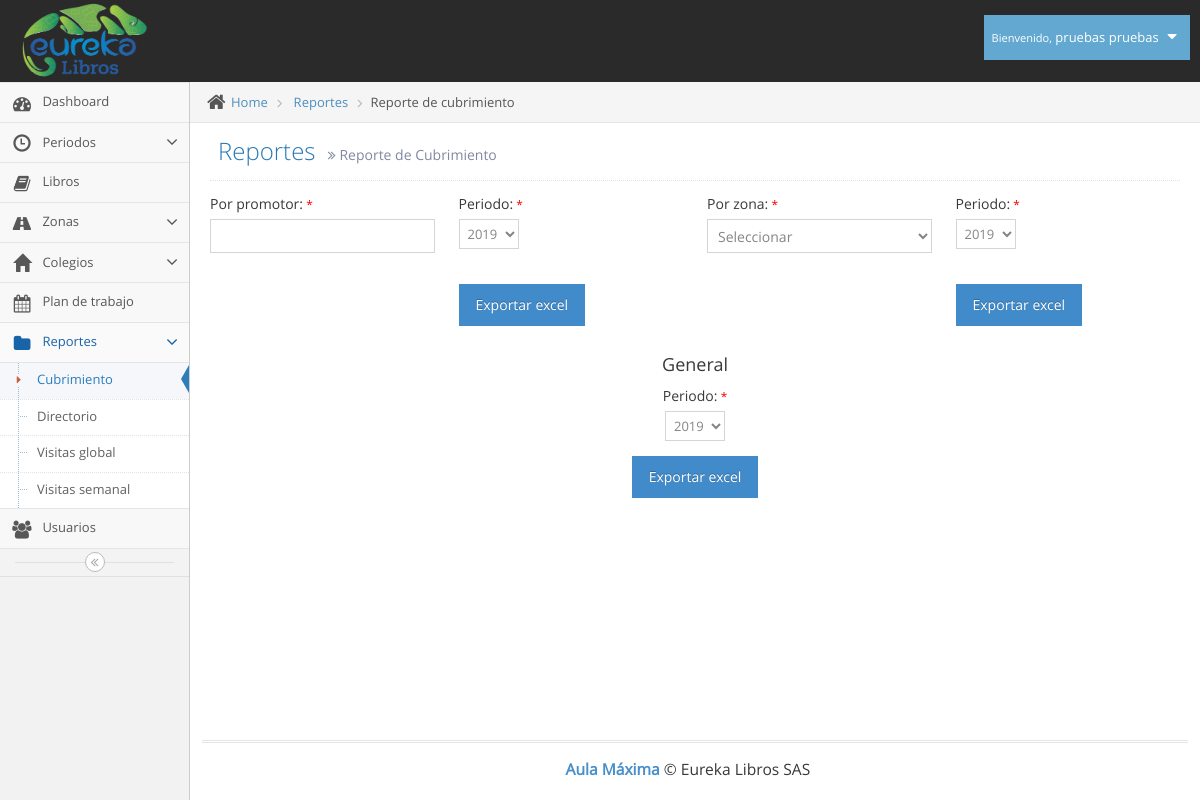
Before: /reporte_cubrimiento.php (signed in) with the older database file.
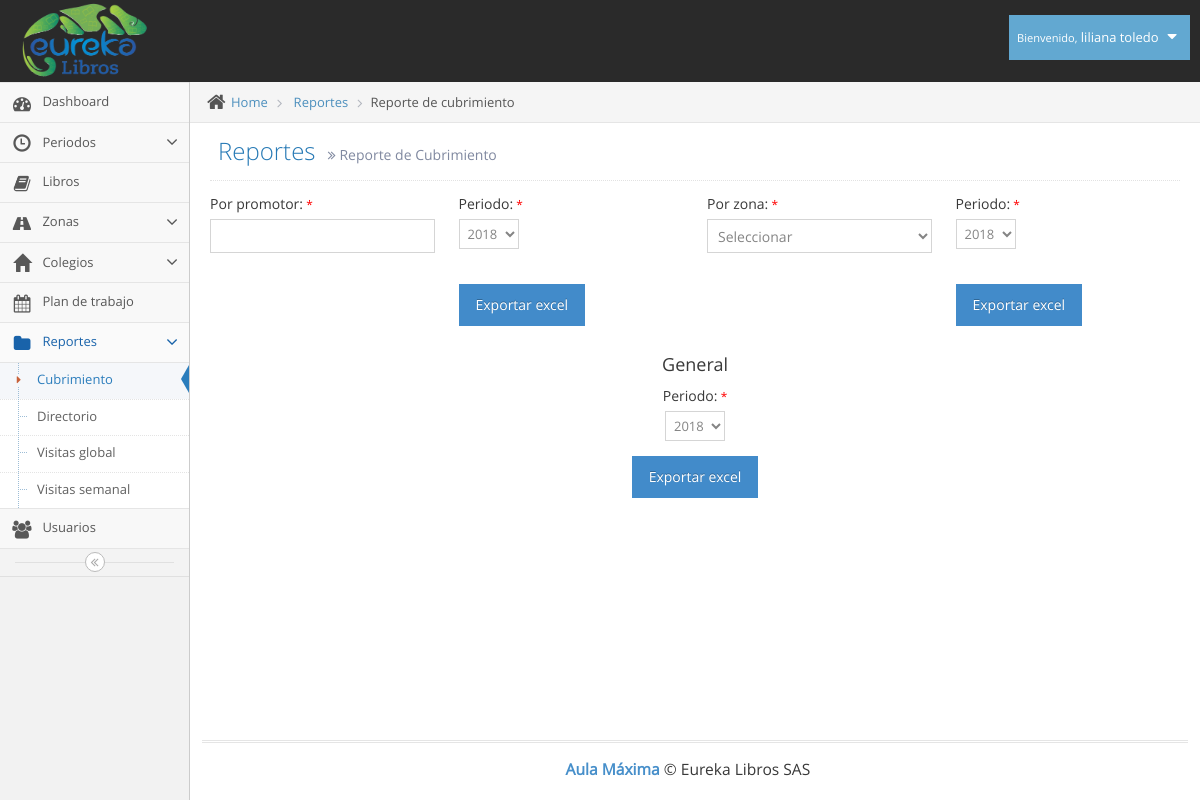
After: the same page with the newer database file.
### tables this page shows
CREATE TABLE IF NOT EXISTS `usuarios` (
`id` int(11) NOT NULL,
  `tipo` int(11) NOT NULL,
  `id_pais` int(11) NOT NULL,
  `cedula` varchar(12) NOT NULL,
  `nombres` varchar(100) NOT NULL,
  `apellidos` varchar(100) NOT NULL,
  `telefono` varchar(12) NOT NULL,
  `direccion` varchar(100) NOT NULL,
  `correo` varchar(100) NOT NULL,
  `clave` varchar(100) NOT NULL,
  `cod_zona` varchar(10) NOT NULL
);

### reporte_cubrimiento.php (the view, shortened to what the changed rows need)
<!DOCTYPE html>
<html lang="es">
	<head>
		<link rel="stylesheet" href="assets/css/bootstrap.min.css" />
		<link rel="stylesheet" href="assets/font-awesome/4.5.0/css/font-awesome.min.css" />
		<link rel="stylesheet" href="assets/css/jquery-ui.custom.min.css" />
		<link rel="stylesheet" href="assets/css/chosen.min.css" />
		<link rel="stylesheet" href="assets/css/bootstrap-datepicker3.min.css" />
		<link rel="stylesheet" href="assets/css/bootstrap-timepicker.min.css" />
		<link rel="stylesheet" href="assets/css/daterangepicker.min.css" />
		<link rel="stylesheet" href="assets/css/bootstrap-datetimepicker.min.css" />
		<link rel="stylesheet" href="assets/css/bootstrap-colorpicker.min.css" />
		<link rel="stylesheet" href="assets/css/ace.min.css" class="ace-main-stylesheet" id="main-ace-style" />
		<link rel="stylesheet" href="assets/css/ace-skins.min.css" />
		<link rel="stylesheet" href="assets/css/ace-rtl.min.css" />
	</head>
	<body class="no-skin">
		<?php include("template/nav.php"); ?>
		<div class="main-container ace-save-state" id="main-container">
			<div class="main-content">
				<div class="main-content-inner">
					<div class="page-content">
						<div class="page-header">
							<h1>
								Reportes
								<small>
									<i class="ace-icon fa fa-angle-double-right"></i>
									Reporte de Cubrimiento
								</small>
							</h1>
						</div>
						<div class="row">
							<div class="col-sm-3">
									<div class="form-group">
										<label class="control-label no-padding-right" for="periodo"> Periodo:<small style="color:red;"> *</small> </label><br>
										<select name="periodo" id="periodo">
											<?php
												include("conexion/bdd.php");
												$sql ="SELECT id, periodo FROM periodos ORDER BY id DESC";
												$req = $bdd->prepare($sql);
												$req->execute();
												$periodos = $req->fetchAll();
												foreach ($periodos as $periodo) {
													echo '<option value="'.$periodo["id"].'">'.$periodo["periodo"].'</option>';
												}
											?>
										</select>
									</div><br>
							</div>
							<div class="col-sm-3">
									<div class="form-group">
										<label class="control-label no-padding-right" for="periodo"> Periodo:<small style="color:red;"> *</small> </label><br>
										<select name="periodo" id="periodo">
											<?php
												$sql ="SELECT id, periodo FROM periodos ORDER BY id DESC";
												$req = $bdd->prepare($sql);
												$req->execute();
												$periodos = $req->fetchAll();
												foreach ($periodos as $periodo) {
													echo '<option value="'.$periodo["id"].'">'.$periodo["periodo"].'</option>';
												}
											?>
										</select>
									</div><br>
							</div>
						</div>
						<div class="row">
							<br><center><h4>General</h4>
								<form action="php/cubrimiento_general.php" method="POST">
								<div class="form-group">
										<label class="control-label no-padding-right" for="periodo"> Periodo:<small style="color:red;"> *</small> </label><br>
										<select name="periodo" id="periodo">
											<?php
												$sql = "SELECT id, periodo FROM periodos ORDER BY id DESC";
												$req = $bdd->prepare($sql);
												$req->execute();
												$periodos = $req->fetchAll();
												foreach ($periodos as $periodo) {
													echo '<option value="'.$periodo["id"].'">'.$periodo["periodo"].'</option>';
												}
											?>
										</select>
									</div>
								<button class="btn btn-primary">Exportar excel</button></center>
						</div>
					</div>
				</div>
			</div>
		</div>
	</body>
</html>

### template/nav.php (shortened to what the changed rows need)
<div id="navbar" class="navbar navbar-default          ace-save-state">
			<div class="navbar-container ace-save-state" id="navbar-container">
				<div class="navbar-buttons navbar-header pull-right" role="navigation">
					<ul class="nav ace-nav">
						<li class="light-blue dropdown-modal">
							<a data-toggle="dropdown" href="#" class="dropdown-toggle">
								<?php
									require_once('conexion/bdd.php');
									$sql = "SELECT nombres,apellidos FROM usuarios WHERE id='".$_SESSION['id']."'";
									$req = $bdd->prepare($sql);
									$req->execute();
									$usuario = $req->fetch();
									$nombre_completo=$usuario["nombres"]." ".$usuario["apellidos"];
								?>
									<small>Bienvenido,</small>
									<?php echo $nombre_completo; ?>
								<i class="ace-icon fa fa-caret-down"></i>
							</a>
						</li>
					</ul>
				</div>
			</div>
		</div>

Changed rows visible on the page:
changed usuarios: nombre_completo "pruebas pruebas" → "liliana toledo"
Other visible differences:
form field periodo: "2019" → "2018"
